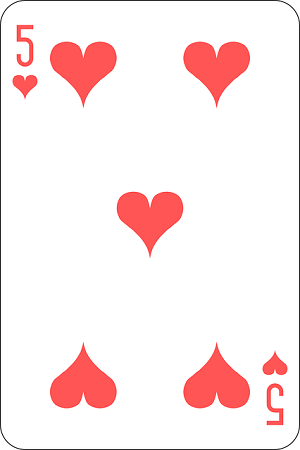
#> input picture images/Corazones/cinco.png, 300 x 450 px
$ python cardCorazon.py
#> lines starting #> are read from the running program, lines starting #| are printed output that depends on the picture; after the words box and inside, x2 and y2 are one past the last pixel; in counts of white or black regions, pixels touching at a corner belong together
import cv2
import numpy as np


image = cv2.imread("images/Corazones/cinco.png")
#> image is the input picture: shape (450, 300, 3); mean B, G, R 235.2, 235.2, 252.7
image_gray = cv2.cvtColor(image, cv2.COLOR_BGR2GRAY)
template1 = cv2.imread("images/Corazones/corazon.png", 0)
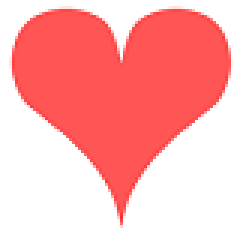
#> input picture images/Corazones/corazon.png, 80 x 76 px (shown 3 times larger)
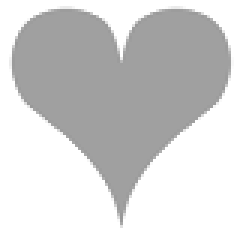
#> template1: shape (76, 80) (shown 3 times larger); min 151, max 255, mean 208.2
def puntosTemplate(image, template):
    points = []
    threshold = 0.85

    res = cv2.matchTemplate(image, template, cv2.TM_CCOEFF_NORMED)
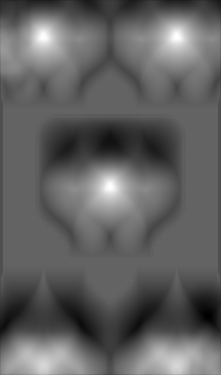
#> res: shape (375, 221) float32; min -0.549, max 0.855, mean -0.00958; drawn with min black and max white
    candidates = np.where(res >= threshold)
#> candidates = 24 positions, rows 34 to 187, columns 42 to 177
    candidates = np.column_stack([candidates[1], candidates[0]])
#> candidates = 24 rows, first 8: [43, 34], [176, 34], [42, 35], [43, 35], [44, 35], [176, 35], [177, 35], [42, 36]

    i = 0
    while len(candidates) > 0:
        if i == 0: points.append(candidates[0])
        else:
            to_delete = []
            for j in range(0, len(candidates)):
                diff = points[i-1] - candidates[j]
                if abs(diff[0]) < 10 and abs(diff[1]) < 10:
                    to_delete.append(j)
            candidates = np.delete(candidates, to_delete, axis=0)
            if len(candidates) == 0: break
            points.append(candidates[0])
        i += 1
#> this loop made 4 passes
#> after the loop, candidates = empty array; i = 3; points = [[43, 34], [176, 34], [110, 184]]
    return points

points1 = puntosTemplate(image_gray, template1)
#> points1 = [[43, 34], [176, 34], [110, 184]]
template2 = cv2.flip(template1, -1)
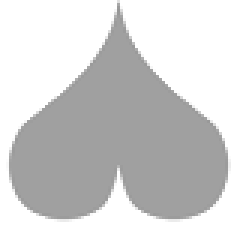
#> template2: shape (76, 80) (shown 3 times larger); min 151, max 255, mean 208.2
points2 = puntosTemplate(image_gray, template2)
#> in puntosTemplate (call 2), `res = cv2.matchTemplate(image, template, cv2.TM_CCOEFF_NORMED)`:
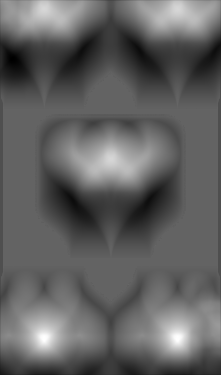
#> res: shape (375, 221) float32; min -0.549, max 0.855, mean -0.0107; drawn with min black and max white
#> in puntosTemplate (call 2), `candidates = np.where(res >= threshold)`: candidates = 17 positions, rows 336 to 340, columns 43 to 178
#> in puntosTemplate (call 2), `candidates = np.column_stack([candidates[1], candidates[0]])`: candidates = 17 rows, first 8: [44, 336], [177, 336], [43, 337], [44, 337], [177, 337], [43, 338], [44, 338], [176, 338]
#> the loop in puntosTemplate (call 2), `while len(candidates) > 0:` made 3 passes
#> i on passes 1 to 2: 1, 2
#> after the loop in puntosTemplate (call 2), `while len(candidates) > 0:`: candidates = empty array; i = 2; points = [[44, 336], [177, 336]]
#> points2 = [[44, 336], [177, 336]]

points= np.concatenate((points1, points2)) if (
    len(points1) > 0 and len(points2) > 0) else [] if(
         len(points1) == 0 and len(points2) == 0) else points2 if(
             len(points1) == 0 and len(points2) > 0) else points1 if(
                 len(points1) > 0 and len(points2) == 0) else print("Elementos vacios")
#> points = [[43, 34], [176, 34], [110, 184], [44, 336], [177, 336]]

for point in points:
    x1, y1 = point[0], point[1]
    x2, y2 = point[0] + template1.shape[1], point[1] + template1.shape[0]
    cv2.rectangle(image, (x1, y1), (x2, y2), (0, 255, 0), 2)
#> this loop made 5 passes
#> (x1, y1, x2, y2) on passes 1 to 5: (43, 34, 123, 110), (176, 34, 256, 110), (110, 184, 190, 260), (44, 336, 124, 412), (177, 336, 257, 412)
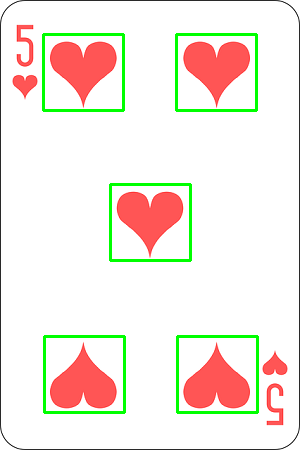
#> image: shape (450, 300, 3); mean B, G, R 226.4, 235.2, 243.9

cv2.putText(image, str(len(points)), (95, 35), 1, 3, (0, 255, 0), 2)
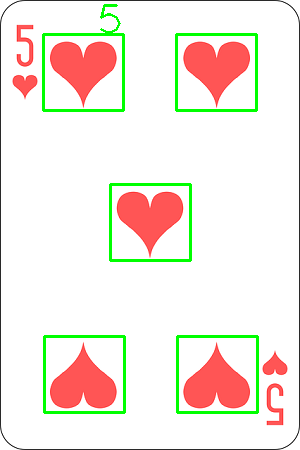
#> image: shape (450, 300, 3); 0.13% of pixels changed, all inside (x1, y1, x2, y2) = (100, 4, 121, 33)
cv2.imshow("Image", image)
cv2.waitKey(0)
cv2.destroyAllWindows()
